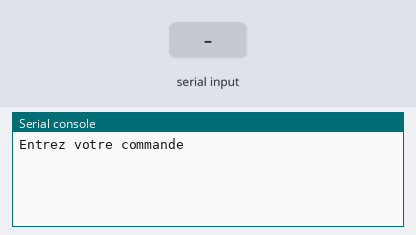
A program run on a simulated MicroPython board. Shown: the last lines printed to the serial console. The test bench sets the inputs (shaded band).

Above: at 1.2 s.
1.3 s: "1" typed at the serial console, then Enter
At 2.3 s:
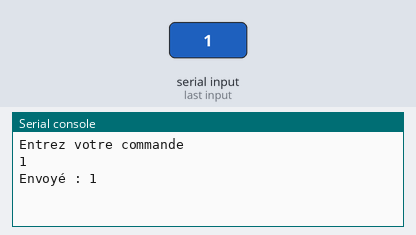
2.8 s: "1\n" received over the second serial link
At 3.5 s:
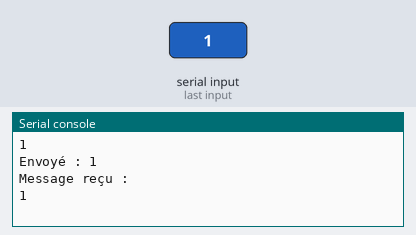
4.3 s: "0" typed at the serial console, then Enter
At 4.6 s:
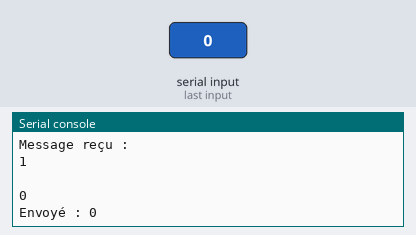
5.8 s: "2\n" received over the second serial link
At 7.0 s:
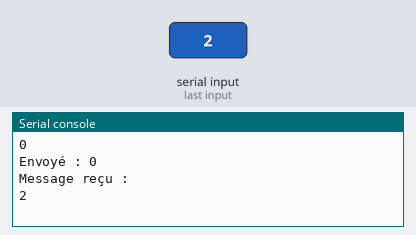
Timing chart, 0 to 8.3 s (numbered marks = the images above; inputs shaded):
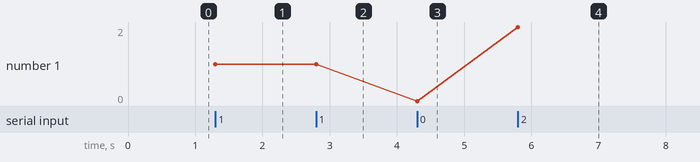

The program:

main.py
```python
 # Objet du script : Emission / Réception de messages via UART en mode ligne de commande
 # Ce script est utile pour dialoguer avec des modules dotés de firmwares AT.

from machine import UART # Pour piloter l'UART

# Constantes relatives au paramétrage de l'UART
DELAY_TIMEOUT = const(1000) # Durée (en millisecondes) pendant laquelle l'UART attend de reçevoir un message
BAUDRATE = const(9600)	# Débit, en bauds, de la communication série
UART_NUMBER = const(2)	# Identifiant de l'UART de la carte NUCLEO-WB55 qui sera utilisé
RX_BUFF = const(512)	# Taille du buffer de réception (les messages reçus seront tronqués
						# à ce nombre de caractères)

EOC = "\r\n" # Terminaison de commande pour valider l'envoi

# Initialisation de l'UART
uart = UART(UART_NUMBER, BAUDRATE, timeout = DELAY_TIMEOUT, rxbuf = RX_BUFF)

# Fonction de service de l'interruption de réception de l'UART
@micropython.native # Optimise le bytecode pour STM32
def Reception(uart_object):

	# Lecture des caractères reçus
	message_received = uart_object.read()

	# Si réception d'un message
	if not (message_received is None):
		# Affiche le message reçu
		print("Message reçu : \r\n" + message_received.decode("utf-8"))

# On active l'interruption de l'UART (vecteur d'interruption) pour la réception
irq_uart = uart.irq(Reception, UART.IRQ_RXIDLE, False)

# Pour gérer l'envoi de messages
@micropython.native # Optimise le bytecode pour STM32
def Emission():

	print("Entrez votre commande")

	while True:

		# Prompt de saisie d'un message (au clavier)
		message_sent = input()

		# Envoi du message saisi
		uart.write(message_sent + EOC)
		print("Envoyé : " + str(message_sent))

# Appel de la fonction principale
Emission()
```

Measured:
- after the input at 1.3 s, the serial console: prints a new line at once (image 1)
- after the input at 2.8 s, the serial console: prints a new line at once (image 2)
- after the input at 4.3 s, the serial console: prints a new line at once (image 3)
- after the input at 5.8 s, the serial console: prints a new line at once (image 4)
- plotted number 1: 1 → 0 after the input at 4.3 s, 0 → 2 after the input at 5.8 s
